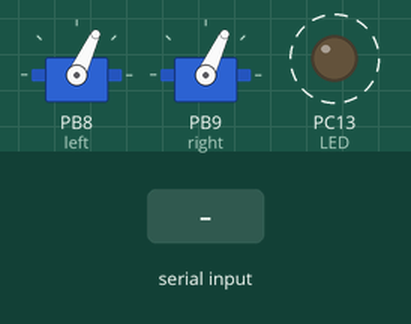
Bench run of a sketch on a simulated STM32 Blue Pill. Shown: 2 × servo, output pins drawn as LEDs (lit = HIGH). Dashed ring = blinking. The test bench sets the inputs (shaded band). What the sketch prints to the serial monitor is not drawn.

Above: at 1.2 s.
1.3 s: "1\n" received over Serial
Timing chart, 0 to 10.3 s (numbered marks = the images above; inputs shaded):
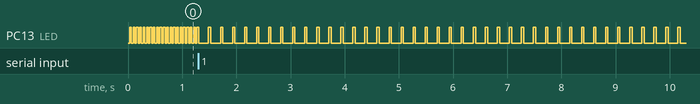

Measured:
- after the input at 1.3 s, PC13 (LED): alternates HIGH for 0.04 s and LOW for 0.18 s, starting after 0.18 s
- by itself, PC13 (LED): alternates HIGH for 0.03 s and LOW for 0.03 s

The sketch:

Blue_ASCII.ino
```cpp
#include <Servo.h>
// echo received Serial bytes back
// https://blekenbleu.github.io/Arduino/

#define LED PC13		// Blue Pill green LED
Servo left, right;
unsigned long then, timeout=0;
int next = HIGH;
int even = 30, odd = 30;	// even: LED on count

void setup() {			// setup() code runs once
  then = millis();   		// start the clock
  // initialize as an output digital pin connected to green LED
  pinMode(LED, OUTPUT);
  digitalWrite(LED, HIGH);	// turn off LED by floating pin HIGH
  left.attach(PB8);		// Blue Pill 5V tolerant PWM pins
  right.attach(PB9);
  left.write(65);		// initial servo positions
  right.write(65);

  // Initialize serial and wait for port to be opened:
  Serial.begin(9600);
  while (!Serial)
    delay(1);			// wait for native USB serial port to connect
  Serial.println("Blue_ASCII hex echo: connected");
}

// loop() is not REALLY a loop;
// it is just the main routine, which gets called often.
void loop() {
  // main code goes here, to be called repeatedly:
  byte received;
  unsigned long now = millis();	// should initially toggle on (LOW)

  if (then < now) {		// LED feedback for left vs right vs waiting
    if (1000000 < timeout) {	// idle for a second or so?
      even = odd = 30;		// idle waiting feedback
      timeout = 0;
    }
    if (next == LOW) {
      next = HIGH;
      then = now + odd;		// LED off for odd milliseconds
    }
    else {
      next = LOW;
      then = now + even;	// LED on for even milliseconds
    }
    digitalWrite (LED, next);	// toggle LED: HIGH turns it off
    if (40 > even)		// idle?
      delay(30);		// this may facilitate interrupting
  }
  if (0 < Serial.available()) {
    char hex[] = "0123456789ABCDEF";

    received = Serial.read();
//  Serial.write(received);
    if (0 == received) {
      Serial.write('\r');
      Serial.write('\n');
    }
    Serial.write(hex[received>>4]);
    Serial.write(hex[0x0F&received]);
    if (1 & received) {
//    right.write((127&received)+radd);  // for servo, not ASCII echo
      even = 40;		// LED briefly on
      odd = 180;		// right has long odds
    } else {
//    left.write((127&received)+ladd);
      even = 180;		// LED mostly on
      odd = 40;
    }
    timeout = 0;
  }
  else timeout++;
}
```
